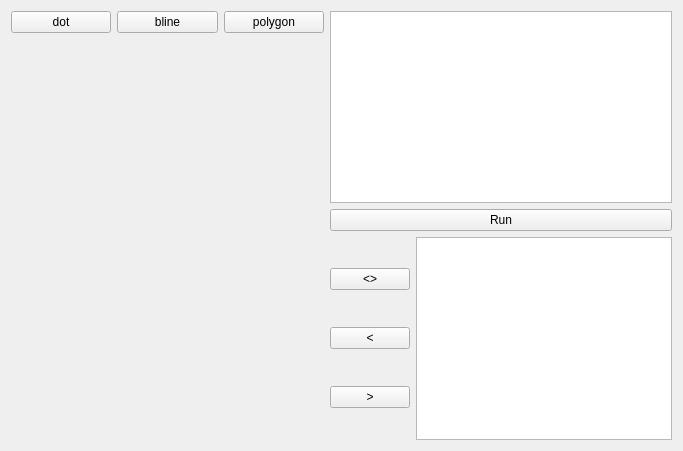
<?xml version="1.0" encoding="UTF-8"?>
<ui version="4.0">
 <class>CompGeomApp</class>
 <widget class="QWidget" name="CompGeomApp">
  <property name="geometry">
   <rect>
    <x>0</x>
    <y>0</y>
    <width>683</width>
    <height>451</height>
   </rect>
  </property>
  <property name="windowTitle">
   <string>Form</string>
  </property>
  <layout class="QHBoxLayout" name="horizontalLayout_4">
   <item>
    <layout class="QHBoxLayout" name="horizontalLayout_3">
     <item>
      <layout class="QVBoxLayout" name="verticalLayout">
       <item>
        <layout class="QHBoxLayout" name="horizontalLayout">
         <item>
          <widget class="QPushButton" name="pushButton_dot">
           <property name="sizePolicy">
            <sizepolicy hsizetype="Minimum" vsizetype="Fixed">
             <horstretch>0</horstretch>
             <verstretch>0</verstretch>
            </sizepolicy>
           </property>
           <property name="text">
            <string>dot</string>
           </property>
          </widget>
         </item>
         <item>
          <widget class="QPushButton" name="pushButton_bline">
           <property name="sizePolicy">
            <sizepolicy hsizetype="Minimum" vsizetype="Fixed">
             <horstretch>0</horstretch>
             <verstretch>0</verstretch>
            </sizepolicy>
           </property>
           <property name="text">
            <string>bline</string>
           </property>
          </widget>
         </item>
         <item>
          <widget class="QPushButton" name="pushButton_poly">
           <property name="sizePolicy">
            <sizepolicy hsizetype="Minimum" vsizetype="Fixed">
             <horstretch>0</horstretch>
             <verstretch>0</verstretch>
            </sizepolicy>
           </property>
           <property name="text">
            <string>polygon</string>
           </property>
          </widget>
         </item>
        </layout>
       </item>
       <item>
        <widget class="QWidget" name="plot_widget" native="true">
         <property name="sizePolicy">
          <sizepolicy hsizetype="Expanding" vsizetype="Expanding">
           <horstretch>0</horstretch>
           <verstretch>0</verstretch>
          </sizepolicy>
         </property>
        </widget>
       </item>
      </layout>
     </item>
     <item>
      <layout class="QVBoxLayout" name="verticalLayout_4">
       <item>
        <layout class="QVBoxLayout" name="verticalLayout_2">
         <item>
          <widget class="QListWidget" name="algo_list_widget">
           <property name="sizePolicy">
            <sizepolicy hsizetype="Minimum" vsizetype="Preferred">
             <horstretch>0</horstretch>
             <verstretch>0</verstretch>
            </sizepolicy>
           </property>
          </widget>
         </item>
         <item>
          <widget class="QPushButton" name="pushButton_run">
           <property name="text">
            <string>Run</string>
           </property>
          </widget>
         </item>
        </layout>
       </item>
       <item>
        <layout class="QHBoxLayout" name="horizontalLayout_2">
         <item>
          <layout class="QVBoxLayout" name="verticalLayout_3">
           <item>
            <widget class="QPushButton" name="pushButton_exchange">
             <property name="text">
              <string>&lt;&gt;</string>
             </property>
            </widget>
           </item>
           <item>
            <widget class="QPushButton" name="pushButton_to_plot">
             <property name="text">
              <string>&lt;</string>
             </property>
            </widget>
           </item>
           <item>
            <widget class="QPushButton" name="pushButton_to_text">
             <property name="text">
              <string>&gt;</string>
             </property>
            </widget>
           </item>
          </layout>
         </item>
         <item>
          <widget class="QTextEdit" name="text_widget">
           <property name="sizePolicy">
            <sizepolicy hsizetype="Minimum" vsizetype="Preferred">
             <horstretch>0</horstretch>
             <verstretch>0</verstretch>
            </sizepolicy>
           </property>
          </widget>
         </item>
        </layout>
       </item>
      </layout>
     </item>
    </layout>
   </item>
  </layout>
 </widget>
 <resources/>
 <connections/>
</ui>
